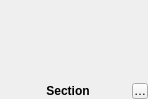
<?xml version="1.0" encoding="UTF-8"?>
<ui version="4.0">
 <class>FlexiTabBarSection</class>
 <widget class="QFrame" name="FlexiTabBarSection">
  <property name="geometry">
   <rect>
    <x>0</x>
    <y>0</y>
    <width>148</width>
    <height>99</height>
   </rect>
  </property>
  <property name="sizePolicy">
   <sizepolicy hsizetype="Minimum" vsizetype="Expanding">
    <horstretch>0</horstretch>
    <verstretch>0</verstretch>
   </sizepolicy>
  </property>
  <property name="windowTitle">
   <string>Frame</string>
  </property>
  <property name="styleSheet">
   <string notr="true"/>
  </property>
  <property name="frameShape">
   <enum>QFrame::NoFrame</enum>
  </property>
  <property name="frameShadow">
   <enum>QFrame::Raised</enum>
  </property>
  <property name="lineWidth">
   <number>0</number>
  </property>
  <layout class="QVBoxLayout" name="verticalLayout">
   <property name="spacing">
    <number>0</number>
   </property>
   <property name="leftMargin">
    <number>4</number>
   </property>
   <property name="topMargin">
    <number>0</number>
   </property>
   <property name="rightMargin">
    <number>0</number>
   </property>
   <property name="bottomMargin">
    <number>0</number>
   </property>
   <item>
    <widget class="QFrame" name="userArea">
     <property name="sizePolicy">
      <sizepolicy hsizetype="Expanding" vsizetype="Expanding">
       <horstretch>0</horstretch>
       <verstretch>0</verstretch>
      </sizepolicy>
     </property>
     <property name="frameShape">
      <enum>QFrame::NoFrame</enum>
     </property>
     <property name="frameShadow">
      <enum>QFrame::Raised</enum>
     </property>
     <layout class="QVBoxLayout" name="verticalLayout_2">
      <property name="spacing">
       <number>0</number>
      </property>
      <property name="margin">
       <number>0</number>
      </property>
     </layout>
    </widget>
   </item>
   <item>
    <spacer name="verticalSpacer">
     <property name="orientation">
      <enum>Qt::Vertical</enum>
     </property>
     <property name="sizeHint" stdset="0">
      <size>
       <width>20</width>
       <height>5</height>
      </size>
     </property>
    </spacer>
   </item>
   <item>
    <widget class="QFrame" name="bottomArea">
     <property name="sizePolicy">
      <sizepolicy hsizetype="Minimum" vsizetype="Fixed">
       <horstretch>0</horstretch>
       <verstretch>0</verstretch>
      </sizepolicy>
     </property>
     <property name="maximumSize">
      <size>
       <width>16777215</width>
       <height>16777215</height>
      </size>
     </property>
     <property name="styleSheet">
      <string notr="true"/>
     </property>
     <property name="frameShape">
      <enum>QFrame::NoFrame</enum>
     </property>
     <property name="frameShadow">
      <enum>QFrame::Plain</enum>
     </property>
     <layout class="QHBoxLayout" name="horizontalLayout">
      <property name="spacing">
       <number>0</number>
      </property>
      <property name="margin">
       <number>0</number>
      </property>
      <item>
       <widget class="QLabel" name="sectionNameLabel">
        <property name="sizePolicy">
         <sizepolicy hsizetype="Minimum" vsizetype="Minimum">
          <horstretch>0</horstretch>
          <verstretch>0</verstretch>
         </sizepolicy>
        </property>
        <property name="font">
         <font>
          <weight>75</weight>
          <bold>true</bold>
         </font>
        </property>
        <property name="lineWidth">
         <number>1</number>
        </property>
        <property name="text">
         <string>Section</string>
        </property>
        <property name="textFormat">
         <enum>Qt::RichText</enum>
        </property>
        <property name="alignment">
         <set>Qt::AlignCenter</set>
        </property>
       </widget>
      </item>
      <item>
       <widget class="QToolButton" name="configActionButton">
        <property name="sizePolicy">
         <sizepolicy hsizetype="Fixed" vsizetype="Fixed">
          <horstretch>0</horstretch>
          <verstretch>0</verstretch>
         </sizepolicy>
        </property>
        <property name="minimumSize">
         <size>
          <width>16</width>
          <height>16</height>
         </size>
        </property>
        <property name="maximumSize">
         <size>
          <width>16</width>
          <height>16</height>
         </size>
        </property>
        <property name="text">
         <string>Cfg</string>
        </property>
       </widget>
      </item>
     </layout>
    </widget>
   </item>
  </layout>
 </widget>
 <resources/>
 <connections/>
</ui>
